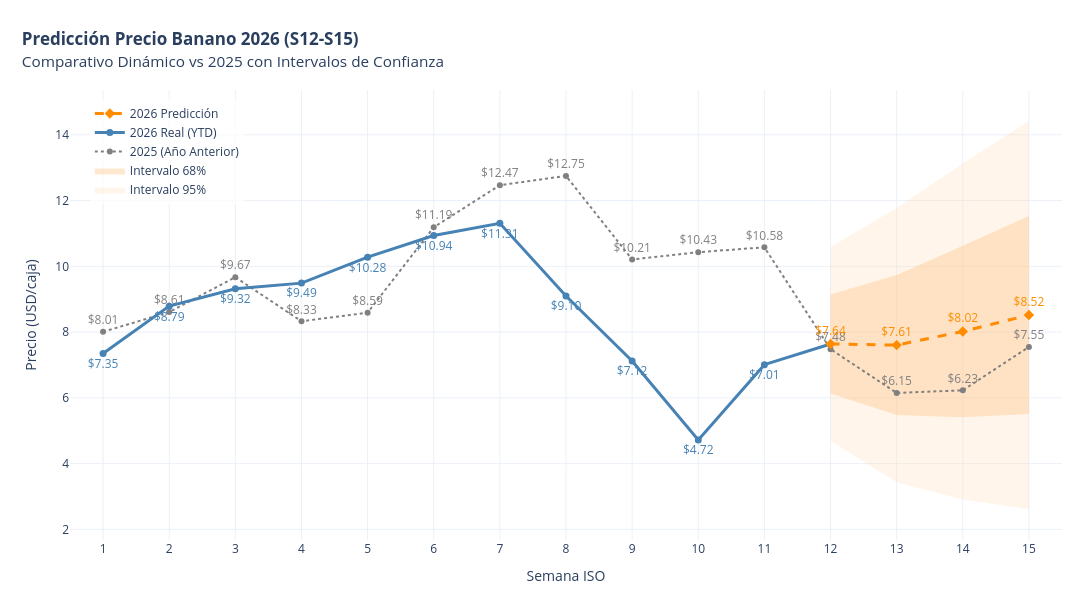

Notebook code for this chart:
### Code cell
print("\n" + "="*80)
print("🎯 EJECUTANDO ANALISIS COMPLETO CON XGBOOST")
print("="*80)

# 1. Walk-Forward Validation (test_size=4 para metricas significativas por fold)
print("\n🔄 Paso 1: Walk-Forward Validation...")
wf_results_xgb = walk_forward_validation_xgb(
    df=df_master,
    features=feature_names_ml,
    target='Precio',
    initial_train_size=150,
    test_size=4,  # Cambiado de 1 a 4 para R2 significativo por fold
    params=xgb_params
)

# Calcular directional accuracy
da_xgb = directional_accuracy(wf_results_xgb['actuals'], wf_results_xgb['predictions'])
print(f"\n📈 Directional Accuracy (XGBoost): {da_xgb:.1f}%")

# Comparar con baselines
print("\n" + "-"*60)
print("📋 COMPARACION XGBoost vs Baselines:")
print("-"*60)
xgb_test_metrics = wf_results_xgb['avg_test_metrics']
print(f"{'Modelo':<25} {'RMSE':>8} {'MAE':>8} {'MAPE(%)':>8}")
print("-"*55)
for name, metrics in baseline_results.items():
    print(f"{name:<25} {metrics['RMSE']:>8.4f} {metrics['MAE']:>8.4f} {metrics['MAPE']:>8.2f}")
print(f"{'XGBoost (all features)':<25} {xgb_test_metrics['RMSE']:>8.4f} {xgb_test_metrics['MAE']:>8.4f} {xgb_test_metrics['MAPE']:>8.2f}")
print("-"*55)

# 2. Prediccion de 4 semanas futuras
print("\n🔮 Paso 2: Prediccion de 4 semanas futuras...")
df_future_xgb, model_final_xgb, hist_metrics_xgb = predict_future_weeks_xgb(
    df=df_master,
    features=feature_names_ml,
    target='Precio',
    n_weeks=4,
    params=xgb_params
)

# 3. Crear visualizacion interactiva
print("\n📊 Paso 3: Creando visualizacion interactiva...")
fig_xgb = create_interactive_plot_xgb(
    df_clean_full=wf_results_xgb['df_clean'],
    wf_results=wf_results_xgb,
    df_future=df_future_xgb,
    year_compare=2025
)

# 4. Mostrar grafica
print("\n📈 Mostrando grafica interactiva...")
fig_xgb.show()

print("\n" + "="*80)
print("✅ ANALISIS XGBOOST COMPLETADO EXITOSAMENTE")
print("="*80)

### Figure 1 — Plotly figure (JSON) as saved in the notebook; plotly's stock layout.template omitted (floating-point values rounded to 4 significant figures)
{"data": [{"hoverinfo": "skip", "line": {"width": 0}, "mode": "lines", "showlegend": false, "type": "scatter", "x": [12, 13, 14, 15], "y": [10.59, 11.78, 13.13, 14.42]}, {"fill": "tonexty", "fillcolor": "rgba(255, 214, 170, 0.25)", "hoverinfo": "skip", "line": {"width": 0}, "mode": "lines", "name": "Intervalo 95%", "type": "scatter", "x": [12, 13, 14, 15], "y": [4.69, 3.434, 2.912, 2.621]}, {"hoverinfo": "skip", "line": {"width": 0}, "mode": "lines", "showlegend": false, "type": "scatter", "x": [12, 13, 14, 15], "y": [9.144, 9.733, 10.63, 11.53]}, {"fill": "tonexty", "fillcolor": "rgba(255, 190, 120, 0.35)", "hoverinfo": "skip", "line": {"width": 0}, "mode": "lines", "name": "Intervalo 68%", "type": "scatter", "x": [12, 13, 14, 15], "y": [6.135, 5.477, 5.414, 5.511]}, {"hovertemplate": "<b>2025</b><br>Semana: %{x}<br>Precio: $%{y:.2f}<extra></extra>", "line": {"color": "gray", "dash": "dot", "width": 2}, "marker": {"color": "gray", "size": 6}, "mode": "lines+markers+text", "name": "2025 (Año Anterior)", "text": ["$8.01", "$8.61", "$9.67", "$8.33", "$8.59", "$11.19", "$12.47", "$12.75", "$10.21", "$10.43", "$10.58", "$7.48", "$6.15", "$6.23", "$7.55"], "textfont": {"color": "gray", "size": 12}, "textposition": "top center", "type": "scatter", "x": [1, 2, 3, 4, 5, 6, 7, 8, 9, 10, 11, 12, 13, 14, 15], "y": [8.01, 8.61, 9.67, 8.33, 8.59, 11.19, 12.47, 12.75, 10.21, 10.43, 10.58, 7.48, 6.15, 6.23, 7.55]}, {"customdata": ["2026-01-04", "2026-01-11", "2026-01-18", "2026-01-25", "2026-02-01", "2026-02-08", "2026-02-15", "2026-02-22", "2026-03-01", "2026-03-08", "2026-03-15"], "hovertemplate": "<b>2026 Real</b><br>Fecha: %{customdata}<br>Semana: %{x}<br>Precio: $%{y:.2f}<extra></extra>", "line": {"color": "steelblue", "width": 3}, "marker": {"color": "steelblue", "size": 7, "symbol": "circle"}, "mode": "lines+markers+text", "name": "2026 Real (YTD)", "text": ["$7.35", "$8.79", "$9.32", "$9.49", "$10.28", "$10.94", "$11.31", "$9.10", "$7.12", "$4.72", "$7.01"], "textfont": {"color": "steelblue", "size": 12}, "textposition": "bottom center", "type": "scatter", "x": [1, 2, 3, 4, 5, 6, 7, 8, 9, 10, 11], "y": [7.35, 8.79, 9.32, 9.49, 10.28, 10.94, 11.31, 9.1, 7.12, 4.72, 7.01]}, {"hoverinfo": "skip", "line": {"color": "steelblue", "width": 3}, "mode": "lines", "showlegend": false, "type": "scatter", "x": [11, 12], "y": [7.01, 7.639]}, {"customdata": ["2026-03-22", "2026-03-29", "2026-04-05", "2026-04-12"], "hovertemplate": "<b>2026 Predicción</b><br>Fecha: %{customdata}<br>Semana: %{x}<br>Predicho: $%{y:.2f}<extra></extra>", "line": {"color": "darkorange", "dash": "dash", "width": 3}, "marker": {"color": "darkorange", "size": 8, "symbol": "diamond"}, "mode": "lines+markers+text", "name": "2026 Predicción", "text": ["$7.64", "$7.61", "$8.02", "$8.52"], "textfont": {"color": "darkorange", "size": 12}, "textposition": "top center", "type": "scatter", "x": [12, 13, 14, 15], "y": [7.639, 7.605, 8.021, 8.521]}], "layout": {"height": 600, "hovermode": "x unified", "legend": {"bgcolor": "rgba(255,255,255,0.7)", "orientation": "v", "x": 0.02, "xanchor": "left", "y": 0.98, "yanchor": "top"}, "margin": {"b": 60, "l": 70, "r": 30, "t": 90}, "title": {"text": "<b>Predicción Precio Banano 2026 (S12-S15)</b><br><span style='font-size: 0.9em'>Comparativo Dinámico vs 2025 con Intervalos de Confianza</span>", "x": 0.02, "xanchor": "left"}, "width": 1400, "xaxis": {"dtick": 1, "range": [0.5, 15.5], "title": {"text": "Semana ISO"}}, "yaxis": {"range": [1.678, 15.36], "title": {"text": "Precio (USD/caja)"}}}}
